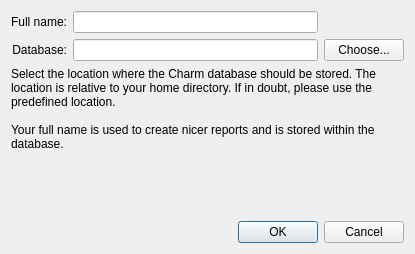
<?xml version="1.0" encoding="UTF-8"?>
<ui version="4.0">
 <class>ConfigurationDialog</class>
 <widget class="QDialog" name="ConfigurationDialog">
  <property name="geometry">
   <rect>
    <x>0</x>
    <y>0</y>
    <width>415</width>
    <height>254</height>
   </rect>
  </property>
  <property name="windowTitle">
   <string>Database Configuration</string>
  </property>
  <layout class="QVBoxLayout" name="verticalLayout">
   <item>
    <layout class="QGridLayout" name="gridLayout">
     <item row="0" column="0" alignment="Qt::AlignRight">
      <widget class="QLabel" name="label_5">
       <property name="text">
        <string>Full name:</string>
       </property>
       <property name="alignment">
        <set>Qt::AlignRight|Qt::AlignTrailing|Qt::AlignVCenter</set>
       </property>
      </widget>
     </item>
     <item row="0" column="1">
      <widget class="QLineEdit" name="nameLineEdit">
       <property name="sizePolicy">
        <sizepolicy hsizetype="MinimumExpanding" vsizetype="Fixed">
         <horstretch>0</horstretch>
         <verstretch>0</verstretch>
        </sizepolicy>
       </property>
      </widget>
     </item>
     <item row="1" column="0" alignment="Qt::AlignRight">
      <widget class="QLabel" name="label_2">
       <property name="text">
        <string>Database:</string>
       </property>
       <property name="alignment">
        <set>Qt::AlignRight|Qt::AlignTrailing|Qt::AlignVCenter</set>
       </property>
      </widget>
     </item>
     <item row="1" column="1">
      <widget class="QLineEdit" name="databaseLocation"/>
     </item>
     <item row="1" column="2">
      <widget class="QPushButton" name="databaseLocationButton">
       <property name="text">
        <string>Choose...</string>
       </property>
      </widget>
     </item>
    </layout>
   </item>
   <item>
    <widget class="QLabel" name="label_4">
     <property name="sizePolicy">
      <sizepolicy hsizetype="Expanding" vsizetype="MinimumExpanding">
       <horstretch>0</horstretch>
       <verstretch>0</verstretch>
      </sizepolicy>
     </property>
     <property name="text">
      <string>Select the location where the Charm database should be stored. The location is relative to your home directory. If in doubt, please use the predefined location.

Your full name is used to create nicer reports and is stored within the database.
</string>
     </property>
     <property name="textFormat">
      <enum>Qt::PlainText</enum>
     </property>
     <property name="scaledContents">
      <bool>false</bool>
     </property>
     <property name="alignment">
      <set>Qt::AlignLeading|Qt::AlignLeft|Qt::AlignTop</set>
     </property>
     <property name="wordWrap">
      <bool>true</bool>
     </property>
    </widget>
   </item>
   <item>
    <spacer name="verticalSpacer">
     <property name="orientation">
      <enum>Qt::Vertical</enum>
     </property>
     <property name="sizeHint" stdset="0">
      <size>
       <width>20</width>
       <height>40</height>
      </size>
     </property>
    </spacer>
   </item>
   <item>
    <widget class="QDialogButtonBox" name="buttonBox">
     <property name="standardButtons">
      <set>QDialogButtonBox::Cancel|QDialogButtonBox::Ok</set>
     </property>
    </widget>
   </item>
  </layout>
 </widget>
 <resources/>
 <connections/>
</ui>
